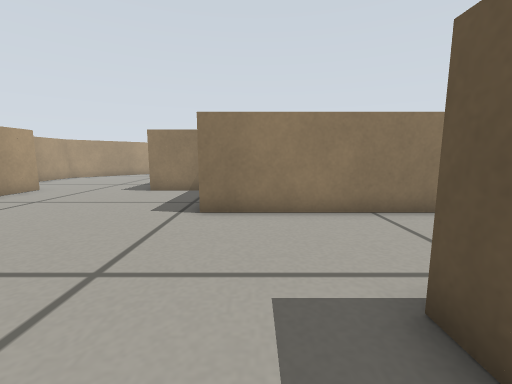
View 1 (above)

17 first-person views from a walk through a robot-simulator world made for Gazebo. The camera is 0.29 m above the floor, tilts 8° down and sees 90° across. The floor is counted in squares, 0.2 m on a side. Each view is taken from the middle of a square. On the plan, view 1 faces up. The plan holds only what a view shows up to about 13 squares ahead; the rest is blank.

View 2
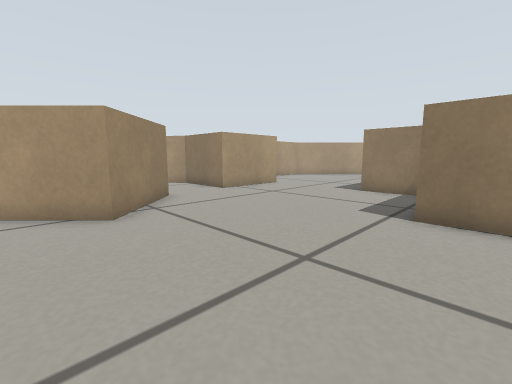

View 3
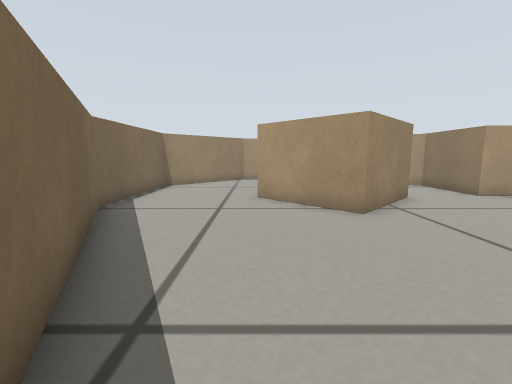

View 4
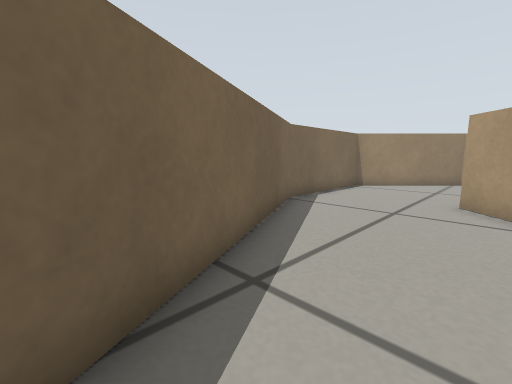

View 5
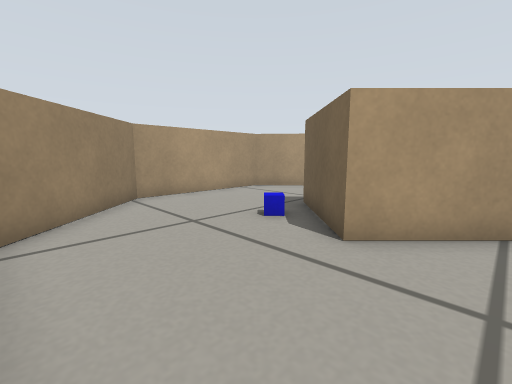

View 6
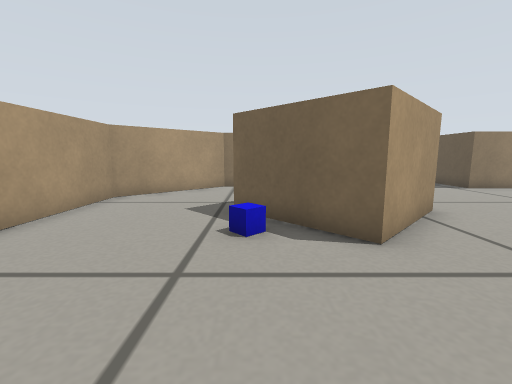

View 7
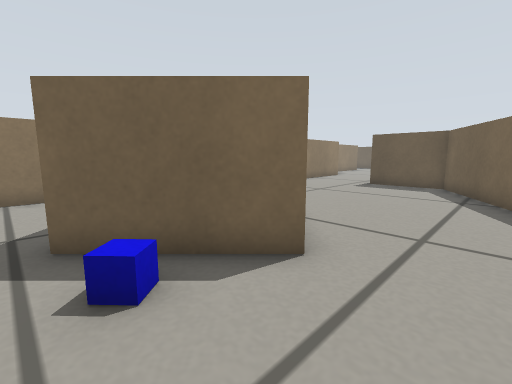

View 8
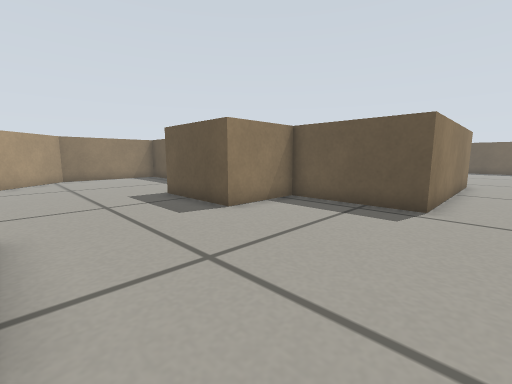

View 9
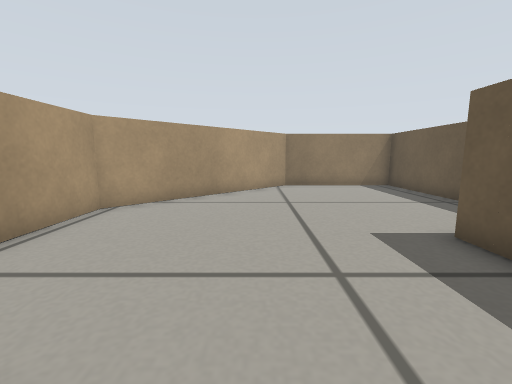

View 10
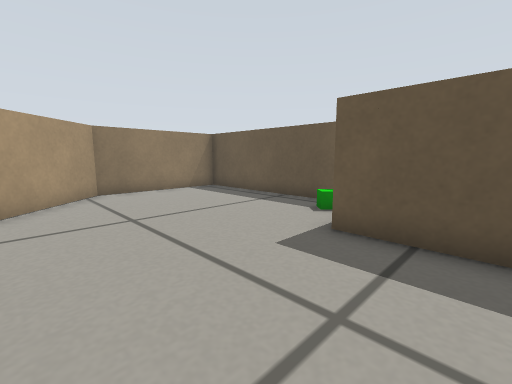

View 11
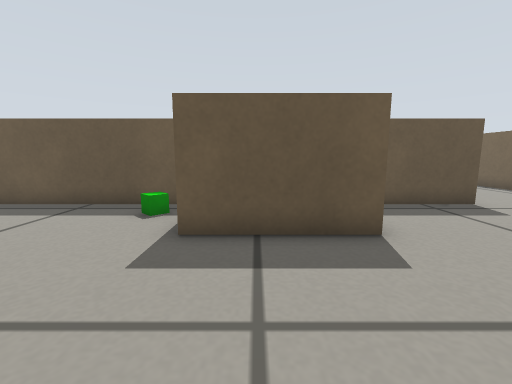

View 12
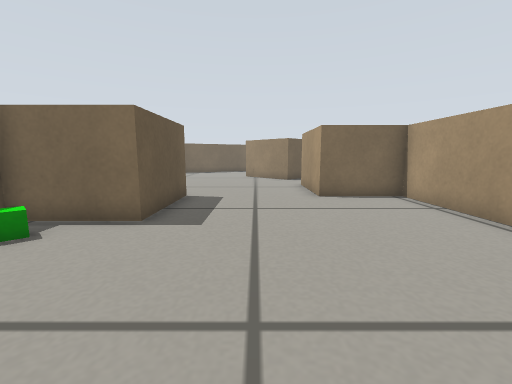

View 13
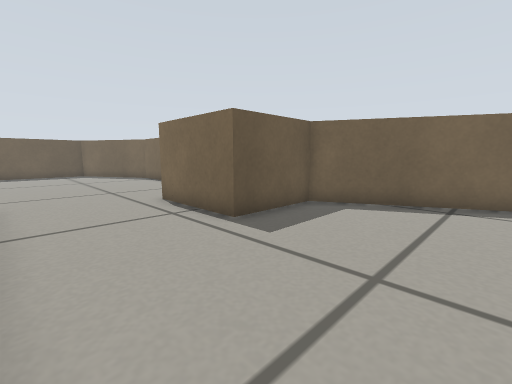

View 14
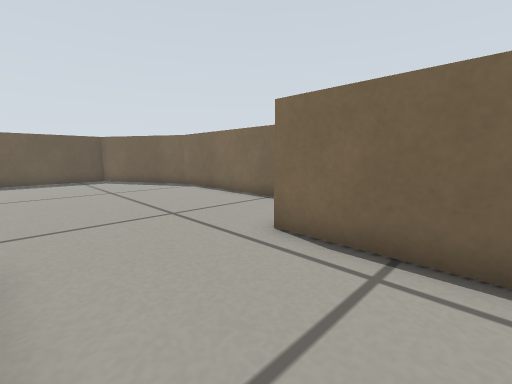

View 15
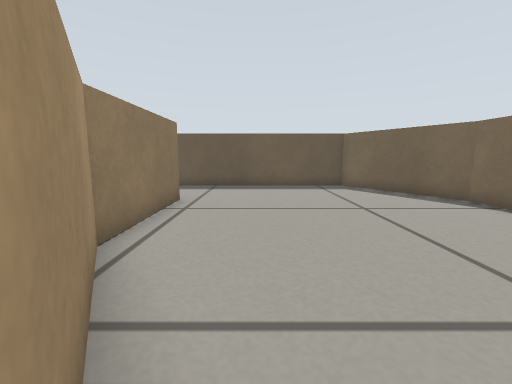

View 16
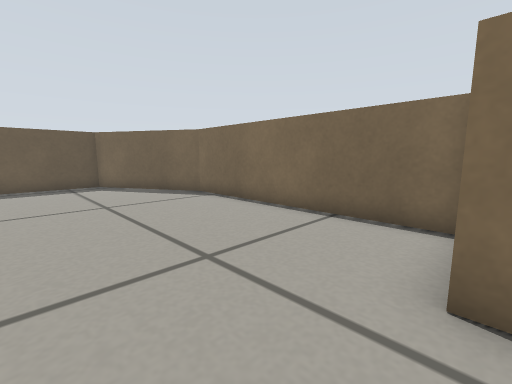

View 17
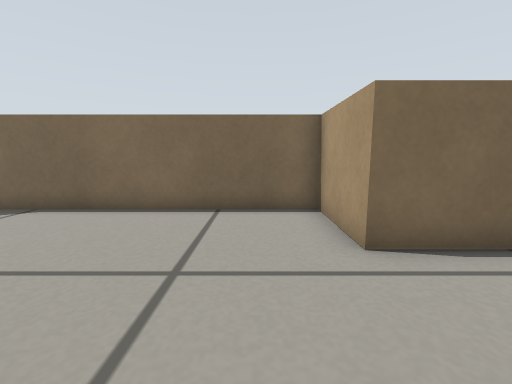

### Floor plan
Points are (right, up) in squares from view 1. A wall is a line through its corners. A room is listed if a view was taken in it or the views show most of it. See-through windows are left out.
Room 1 (views 1, 2, 3, 4, 5, 6, 7, 8, 9, 13, 14, 15, 16)
walls: (-8.9, 4.4) (-6.3, 1.7) (-8.9, -0.9) (-11.6, 1.7); (-9.3, 10.9) (-9.3, 7.1) (-12.5, 7.1) (-16, 3.9) (-16, -1.7) (-12.3, -5.4) (-7.1, -5.4) (1.6, -1) (1.6, 2.2) (5.3, 2.2); (6.3, 6.4) (-1.4, 6.4) (-1.4, 10.7) (-4.4, 10.7)
ways out: opening at (-6.5, 11) to room 2; opening at (6.8, 3.5) to room 3
objects: blue box (-11, 0)
Room 2 (views 10, 11, 12)
walls: (-4.4, 10.7) (-4.4, 14.4) (-1.4, 14.4) (-1.4, 22.6) (-6.5, 22.6) (-12.3, 16.9) (-12.3, 10.9) (-9.3, 10.9)
ways out: opening at (-6.5, 11) to room 1
objects: green box (-3, 15) to (-2, 16)
Room 3 (view 17)
walls: (14.5, 8.6) (10, 8.6) (6.3, 6.4); (5.3, 2.2) (5.3, -0.8) (14.1, -0.8) (18.6, 1.8) (18.6, 7.4)
ways out: opening at (6.8, 3.5) to room 1; opening at (16.5, 8.5)

Where each view was taken, in squares from view 1:
view 1: 0 up, 0 right, facing up
view 2: 0 up, 0 right, facing up-left
view 3: 1 down, 0 right, facing left
view 4: 0 up, 0 right, facing down-left
view 5: 5 down, 7 left, facing up-left
view 6: 5 down, 11 left, facing up
view 7: 3 down, 12 left, facing up-right
view 8: 5 up, 9 left, facing up-right
view 9: 10 up, 8 left, facing up
view 10: 12 up, 9 left, facing up-right
view 11: 13 up, 9 left, facing right
view 12: 20 up, 7 left, facing down
view 13: 6 up, 3 left, facing down-right
view 14: 6 up, 2 right, facing down-right
view 15: 6 up, 6 right, facing right
view 16: 5 up, 5 right, facing down-right
view 17: 6 up, 7 right, facing down
